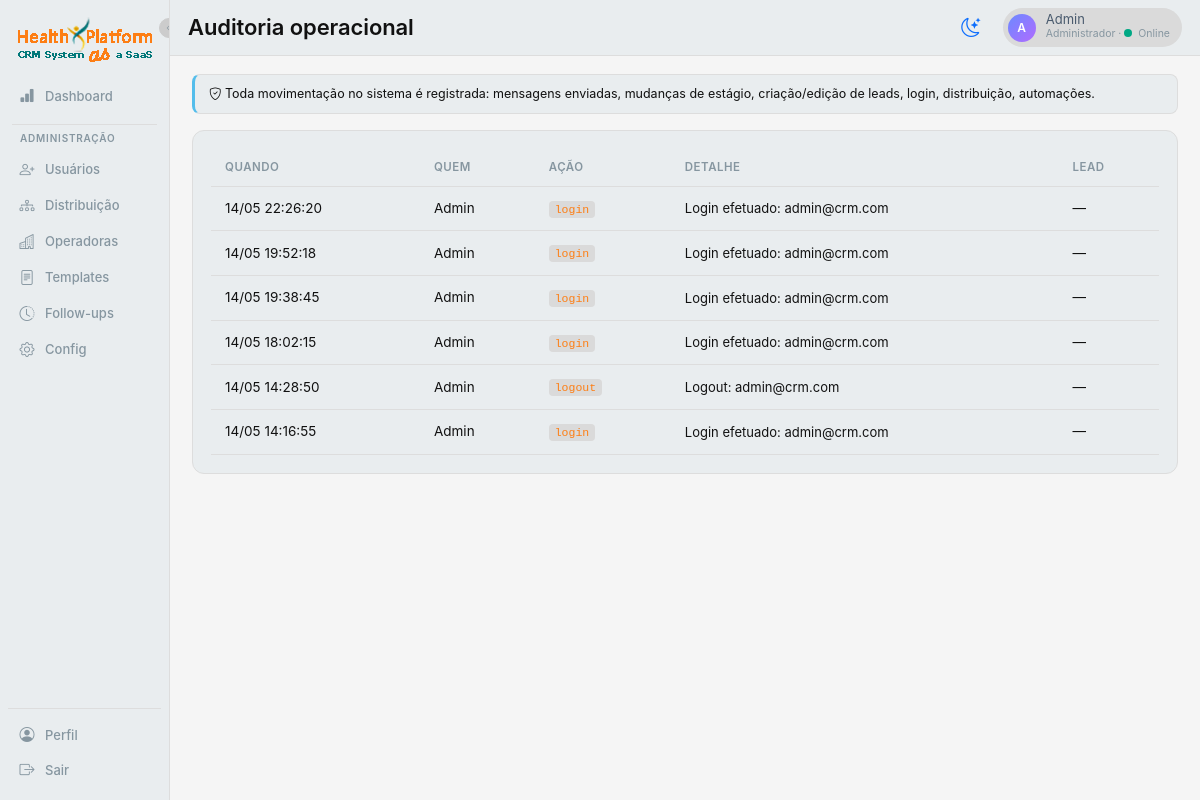
The app's page /auditoria (signed in), older data.
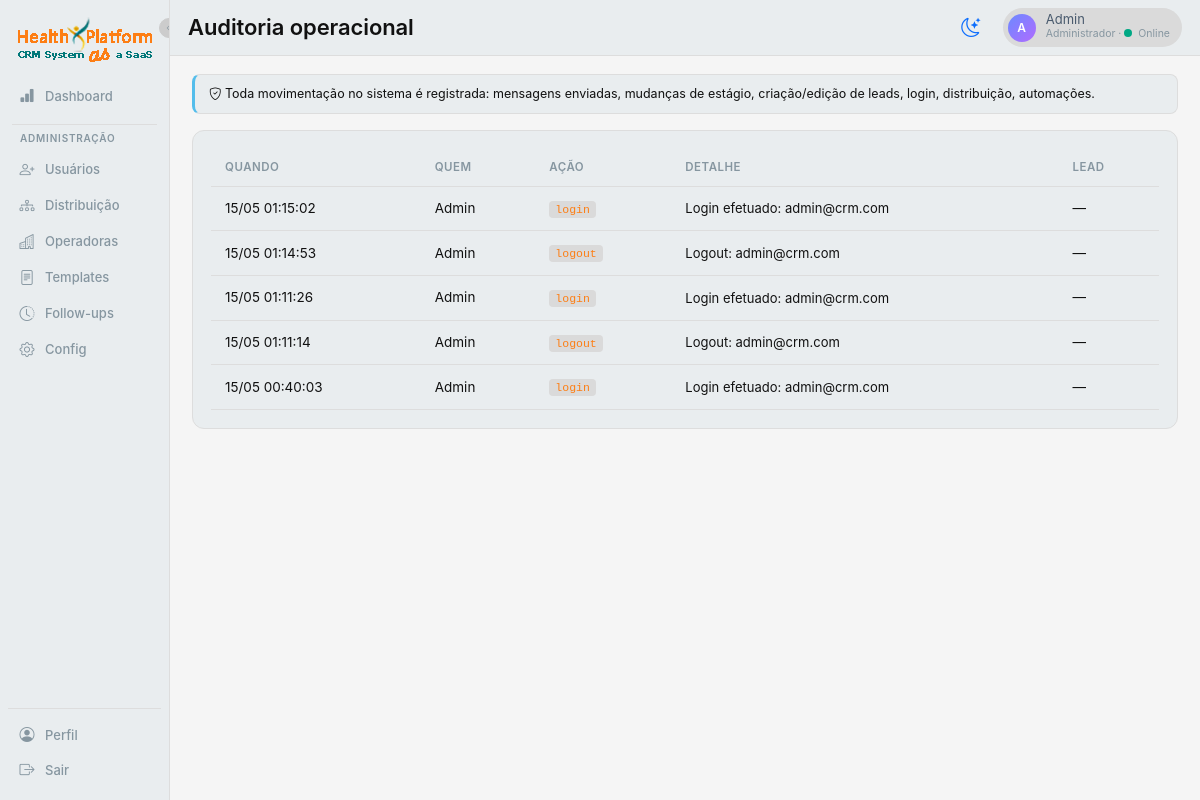
The same page, newer data.
### app.py (models this page shows, shortened)
class User(db.Model):
    __tablename__ = 'users'
    id = db.Column(db.Integer, primary_key=True)
    name = db.Column(db.String(120), nullable=False)
    email = db.Column(db.String(120), unique=True, nullable=False)
    password_hash = db.Column(db.String(255), nullable=False)
    role = db.Column(db.String(20), default='consultor')  # master | admin | coordenador | lider | consultor
    weekly_quota = db.Column(db.Integer, default=20)
    is_online = db.Column(db.Boolean, default=True)
    is_active = db.Column(db.Boolean, default=True)
    is_blocked = db.Column(db.Boolean, default=False)  # bloqueado por master/coordenador (não recebe lead, não envia msg)
    blocked_reason = db.Column(db.String(255), default='')
    created_at = db.Column(db.DateTime, default=datetime.utcnow)
    manager_id = db.Column(db.Integer, db.ForeignKey('users.id'))
    manager = db.relationship('User', remote_side=[id], backref='subordinados')
    favorite_templates = db.Column(db.String(255), default='')  # ids separados por vírgula (max 3)
    favorite_followups = db.Column(db.String(255), default='')  # ids separados por vírgula (max 5)
    cadence_per_day = db.Column(db.Integer, default=2)        # quantos FUPs por dia (1-4)
    cadence_days = db.Column(db.Integer, default=3)           # quantos dias mantém cadência (1-3)
    cadence_interval_hours = db.Column(db.Integer, default=3) # intervalo mínimo entre FUPs no mesmo dia

class AuditLog(db.Model):
    __tablename__ = 'audit_logs'
    id = db.Column(db.Integer, primary_key=True)
    user_id = db.Column(db.Integer, db.ForeignKey('users.id'))
    lead_id = db.Column(db.Integer, db.ForeignKey('leads.id'))
    action = db.Column(db.String(60), nullable=False)
    detail = db.Column(db.Text)
    created_at = db.Column(db.DateTime, default=datetime.utcnow)
    user = db.relationship('User')
    lead = db.relationship('Lead')

### app.py (the view)
@app.route('/auditoria')
@admin_required
def auditoria():
    page = request.args.get('page', 1, type=int)
    logs = AuditLog.query.order_by(desc(AuditLog.created_at)).limit(500).all()
    return render_template('auditoria.html', logs=logs)

### app.py (called while the page is built)
def current_user():
    uid = session.get('user_id')
    if not uid:
        return None
    return db.session.get(User, uid)

def role_required(*allowed_roles):
    def deco(f):
        @wraps(f)
        def wrap(*args, **kwargs):
            u = current_user()
            if not u or u.role not in allowed_roles:
                flash(f'Apenas {", ".join(allowed_roles)} podem acessar essa página.', 'danger')
                return redirect(url_for('dashboard'))
            return f(*args, **kwargs)
        return wrap
    return deco

def filter_leads_by_visibility(query, user):
    if user.role == 'master':
        return query
    if user.role == 'coordenador':
        return query.filter(Lead.owner_id.in_(visible_user_ids(user)))
    if user.role == 'lider':
        return query.filter(db.false())
    if user.role == 'admin':
        return query
    return query.filter(Lead.owner_id == user.id)

### templates/auditoria.html (shortened to what this page needs)
{% extends 'base.html' %}
{% set active_nav = 'auditoria' %}
{% block page_title %}Auditoria operacional{% endblock %}
{% block content %}
<div class="alert alert-info mb-3" style="font-size:12.5px;">
  <i class="bi bi-shield-check"></i>
  Toda movimentação no sistema é registrada: mensagens enviadas, mudanças de estágio, criação/edição de leads, login, distribuição, automações.
</div>
<div class="card-x">
  <table class="x-table">
    <thead><tr><th>Quando</th><th>Quem</th><th>Ação</th><th>Detalhe</th><th>Lead</th></tr></thead>
    <tbody>
      {% for log in logs %}
      <tr>
        <td class="text-mute" style="white-space:nowrap;">{{ log.created_at.strftime('%d/%m %H:%M:%S') }}</td>
        <td>{% if log.user %}{{ log.user.name }}{% else %}<span class="chip">sistema</span>{% endif %}</td>
        <td><code style="background:var(--bg-elev);padding:2px 6px;border-radius:4px;font-size:11.5px;color:var(--brand);">{{ log.action }}</code></td>
        <td class="fs-13 text-soft">{{ log.detail or '—' }}</td>
        <td>
          {% if log.lead %}
            <a href="{{ url_for('lead_detail', lead_id=log.lead_id) }}">{{ log.lead.name }}</a>
          {% else %}—{% endif %}
        </td>
      </tr>
      {% else %}
      <tr><td colspan="5" class="text-center text-mute">Sem registros.</td></tr>
      {% endfor %}
    </tbody>
  </table>
</div>
{% endblock %}

### templates/base.html (shortened to what this page needs)
<!doctype html>
<html lang="pt-BR">
<head>
  <link href="https://cdn.jsdelivr.net/npm/bootstrap@5.3.2/dist/css/bootstrap.min.css" rel="stylesheet">
  <link href="https://cdn.jsdelivr.net/npm/bootstrap-icons@1.11.2/font/bootstrap-icons.css" rel="stylesheet">
  <link rel="stylesheet" href="{{ url_for('static', filename='css/app.css') }}">
</head>
<body data-lead-id="{{ lead_id_for_js or '' }}" data-user-id="{{ current_user.id if current_user else '' }}"
  data-user-role="{{ current_user.role if current_user else '' }}">
  {% if current_user %}
  <div class="app-shell">
    <aside class="sidebar">
      <button type="button" class="sidebar-toggle" onclick="toggleSidebar()" title="Expandir/recolher menu">
        <i class="bi bi-chevron-left"></i>
      </button>
      <div class="brand" title="CRM Conversacional">
        <img src="{{ url_for('static', filename='imgs/logo.png') }}" alt="Logo" class="logo">
      </div>
      <a href="{{ url_for('dashboard') }}" data-tip="Dashboard"
        class="nav-item {% if active_nav == 'dashboard' %}active{% endif %}">
        <i class="bi bi-bar-chart-fill"></i><span class="nav-label">Dashboard</span>
      </a>
      {% if current_user.role in ('master', 'admin') %}
      <div class="nav-divider"></div>
      <div class="nav-section-label">Administração</div>
      <a href="{{ url_for('usuarios') }}" data-tip="Usuários"
        class="nav-item {% if active_nav == 'usuarios' %}active{% endif %}">
        <i class="bi bi-person-plus"></i><span class="nav-label">Usuários</span>
      </a>
      <a href="{{ url_for('distribuicao') }}" data-tip="Distribuição"
        class="nav-item {% if active_nav == 'distribuicao' %}active{% endif %}">
        <i class="bi bi-diagram-3"></i><span class="nav-label">Distribuição</span>
      </a>
      <a href="{{ url_for('operadoras_list') }}" data-tip="Operadoras"
        class="nav-item {% if active_nav == 'operadoras' %}active{% endif %}">
        <i class="bi bi-buildings"></i><span class="nav-label">Operadoras</span>
      </a>
      <a href="{{ url_for('templates_list') }}" data-tip="Templates"
        class="nav-item {% if active_nav == 'templates' %}active{% endif %}">
        <i class="bi bi-file-text"></i><span class="nav-label">Templates</span>
      </a>
      <a href="{{ url_for('followups_list') }}" data-tip="Follow-ups"
        class="nav-item {% if active_nav == 'followups' %}active{% endif %}">
        <i class="bi bi-clock-history"></i><span class="nav-label">Follow-ups</span>
      </a>
      <a href="{{ url_for('configuracoes') }}" data-tip="Configurações"
        class="nav-item {% if active_nav == 'config' %}active{% endif %}">
        <i class="bi bi-gear"></i><span class="nav-label">Config</span>
      </a>
      {% endif %}
      <div class="nav-bottom">
        <a href="{{ url_for('perfil') }}" data-tip="Perfil"
          class="nav-item {% if active_nav == 'perfil' %}active{% endif %}">
          <i class="bi bi-person-circle"></i><span class="nav-label">Perfil</span>
        </a>
        <a href="{{ url_for('logout') }}" data-tip="Sair" class="nav-item">
          <i class="bi bi-box-arrow-right"></i><span class="nav-label">Sair</span>
        </a>
      </div>
    </aside>
    <main class="main">
      <div class="topbar">
        <div class="page-title">{% block page_title %}{% endblock %}</div>
        <button id="themeToggle" class="btn btn-link text-decoration-none theme-toggle-btn"
          title="Alternar tema claro/escuro" type="button">
          <i id="themeIcon" class="bi bi-moon-stars"></i>
        </button>
        <div class="user-chip">
          <div class="avatar">{{ current_user.name[0]|upper }}</div>
          <div>
            <div class="user-name">{{ current_user.name }}</div>
            <div class="user-role-status">
              {% if current_user.role == 'admin' %}Administrador{% else %}Consultor{% endif %}
              · <span class="status-dot {% if current_user.is_online %}online{% else %}offline{% endif %}"></span>{% if
              current_user.is_online %}Online{% else %}Offline{% endif %}
            </div>
          </div>
        </div>
      </div>
      <div class="content {% block content_class %}{% endblock %}">
        {% block content %}{% endblock %}
      </div>
    </main>
  </div>
  {% else %}
  {% block anon %}{% endblock %}
  {% endif %}
</body>
</html>

Row changes from the older to the newer data that the page shows:
removed AuditLog: created_at "14/05 22:26:20", user.name "Admin", action "login", detail "Login efetuado: admin@crm.com"
changed AuditLog (number 1 of 5 on the later page): created_at "14/05 19:52:18" → "15/05 01:15:02"
changed AuditLog (number 2 of 5 on the later page): created_at "14/05 19:38:45" → "15/05 01:14:53"; action "login" → "logout"; detail "Login efetuado: admin@crm.com" → "Logout: admin@crm.com"
changed AuditLog (number 3 of 5 on the later page): created_at "14/05 18:02:15" → "15/05 01:11:26"
changed AuditLog (number 4 of 5 on the later page): created_at "14/05 14:28:50" → "15/05 01:11:14"
changed AuditLog (number 5 of 5 on the later page): created_at "14/05 14:16:55" → "15/05 00:40:03"
